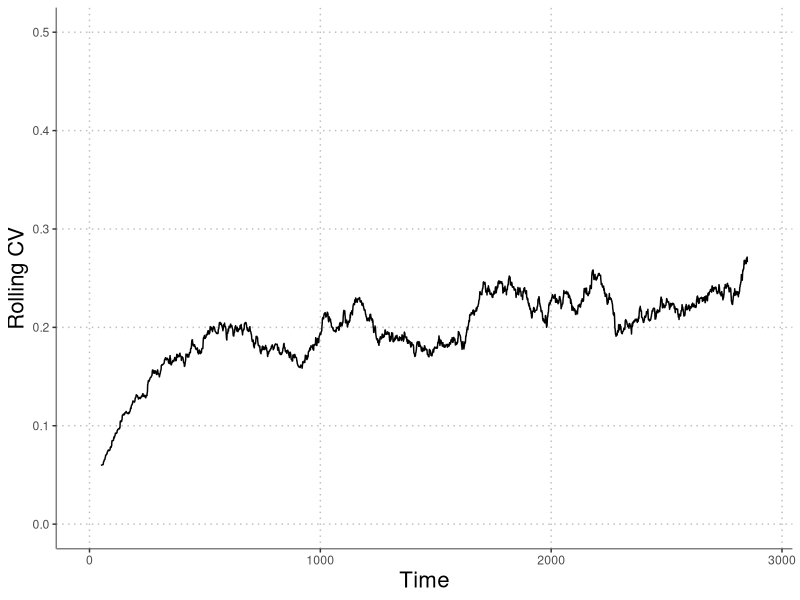

Here is the R script that generated this plot: (Note: this script raises an error after producing the figure.)
#########################################################################
##  test_runs.R: does quick simulations of the four species model to   ##
##  test parameter combinations                                        ##
#########################################################################

rm(list=ls())                    # Erase the memory
library('mvtnorm')

####
####  THE MODEL FUNCTION -------------------------------------------
####
simulate_model <- function(seasons, days_to_track, Rmu, 
                           Rsd_annual, sigE, rho, 
                           alpha1, alpha2, alpha3, alpha4,
                           beta1, beta2, beta3, beta4,
                           eta1, eta2, eta3, eta4,
                           theta1, theta2, theta3, theta4,
                           nu, r1, r2, r3, r4,
                           a1, a2, a3, a4,
                           b1, b2, b3, b4,
                           eps1, eps2, eps3, eps4,
                           D1, D2, D3, D4,
                           N1, N2, N3, N4, R, gVec) {
  
  require('deSolve') # for solving continuous differential equations
  require('mvtnorm') # for multivariate normal distribution functions
  
  ##  Assign parameter values to appropriate lists
  DNR <- c(D=c(D1,D2,D3,D4),   # initial dormant state abundance
           N=c(N1,N2,N3,N4),    # initial live state abundance
           R=R)                 # initial resource level
  
  parms <- list (
    r = c(r1,r2,r3,r4),          # max growth rate for each species
    a = c(a1,a2,a3,a4),          # rate parameter for Hill function 
    b = c(b1,b2,b3,b4),          # shape parameter for Hill function
    eps = c(eps1,eps2,eps3,eps4) # resource-to-biomass efficiency
  )
  
  
  ####
  ####  Sub-Model functions
  ####
  ## Continuous model
  updateNR <- function(t, NR, parms){
    with(as.list(c(NR, parms)), {
      dN1dt = N1*eps[1]*(uptake_R(r[1], R, a[1], b[1]))
      dN2dt = N2*eps[2]*(uptake_R(r[2], R, a[2], b[2]))
      dN3dt = N3*eps[3]*(uptake_R(r[3], R, a[3], b[3]))
      dN4dt = N4*eps[4]*(uptake_R(r[4], R, a[4], b[4]))
      dRdt = -1 * (dN1dt/eps[1] + dN2dt/eps[2] + dN3dt/eps[3] + dN4dt/eps[4])
      list(c(dN1dt, dN2dt, dN3dt, dN4dt, dRdt)) #output
    })
  } # end continuous function
  
  ## Discrete model
  update_DNR <- function(t, DNR, gammas,
                         alpha1, alpha2, alpha3, alpha4,
                         eta1, eta2, eta3, eta4,
                         beta1, beta2, beta3, beta4,
                         theta1, theta2, theta3, theta4, nu) {
    with (as.list(DNR),{
      g1 <- gammas[1]
      g2 <- gammas[2]
      g3 <- gammas[3]
      g4 <- gammas[4]
      D1new <- alpha1*N1 + D1*(1-g1)*(1-eta1)
      D2new <- alpha2*N2 + D2*(1-g2)*(1-eta2)
      D3new <- alpha3*N3 + D3*(1-g3)*(1-eta3)
      D4new <- alpha4*N4 + D4*(1-g4)*(1-eta4)
      N1new <- beta1*(1-alpha1)*N1 + g1*(D1+(alpha1*N1))*(1-eta1)
      N2new <- beta2*(1-alpha2)*N2 + g2*(D2+(alpha2*N2))*(1-eta2)
      N3new <- beta3*(1-alpha3)*N3 + g3*(D3+(alpha3*N3))*(1-eta3)
      N4new <- beta4*(1-alpha4)*N4 + g4*(D4+(alpha4*N4))*(1-eta4)
      Rnew <- theta1*(1-alpha1)*N1 + theta2*(1-alpha2)*N2 + theta3*(1-alpha3)*N3 + theta4*(1-alpha4)*N4 + nu*R + Rvector[t]
      return(c(D1new, D2new, D3new, D4new, N1new, N2new, N3new, N4new, Rnew))
    })
  }
  
  ##  Resource uptake function (Hill function)
  uptake_R <- function(r, R, a, b) {
    return((r*R^a) / (b^a + R^a))
  }
  
  
  
  ####
  #### Simulate model -----------------------------------------------------
  ####
  days <- c(1:days_to_track)
  
  # Get "germination" fractions for each year
  num_spp <- length(parms$r)
  
  
  
  # Loop over seasons
  nmsDNR <- names(DNR)
  dormants <- grep("D", names(DNR))
  NR <- DNR[-dormants] 
  nmsNR <- names(NR)
  Rvector <- rlnorm(seasons, Rmu, Rsd_annual)
  saved_outs <- matrix(ncol=length(DNR), nrow=seasons+1)
  saved_outs[1,] <- DNR 
  
  for(season_now in 1:seasons) {
    output <- ode(y = NR, times=days,
                  func = updateNR, parms = parms)
    NR <- output[nrow(output),nmsNR]
    dormants <- grep("D", names(DNR))
    DNR <- c(DNR[dormants], NR)
    saved_outs[season_now+1,] <- DNR
    names(DNR) <- nmsDNR
    DNR <- update_DNR(season_now, DNR, gVec[season_now,],
                      alpha1 = alpha1, alpha2 = alpha2, alpha3 = alpha3, alpha4 = alpha4,
                      eta1 = eta1, eta2 = eta2, eta3 = eta3, eta4 = eta4,
                      beta1 = beta1, beta2 = beta2, beta3 = beta3, beta4 = beta4,
                      theta1 = theta1, theta2 = theta2, theta3 = theta3, theta4 = theta4,
                      nu=nu)
    names(DNR) <- nmsDNR
    NR <- DNR[-dormants]
    names(NR) <- nmsNR
  } # next season
  
  return(saved_outs)
  
} #end simulation function



####
####  SIMULATE THE MODEL --------------------------------------------
####
set.seed(123456789) # Set seed to reproduce random results

## Define vectors of parameters to vary
# Initial conditions

DNR <- rbind(c(D=c(25,0.1,0.1,0.1),N=c(25,0.1,0.1,0.1),R=20)) # open community


sig_e_vec <- c(rep(0,100),seq(0,2.5,length.out = 3000))
timesim <- length(sig_e_vec)
getG <- function(sigE, rho, nTime, num_spp) {
  varcov <- matrix(rep(rho*sigE,num_spp*2), num_spp, num_spp)
  diag(varcov) <- sigE
  if(sigE > 0) { varcov <- Matrix::nearPD(varcov)$mat } # coerce matrix to positive definite
  varcov <- as.matrix(varcov)
  e <- rmvnorm(n = nTime, mean = rep(0,num_spp), sigma = varcov)
  g <- exp(e) / (1+exp(e))
  return(g)
}
rho_sim <- 0
gVec <- matrix(nrow=timesim,ncol=4)
for(i in 1:timesim){
  gVec[i,] <- getG(sigE = sig_e_vec[i], rho = rho_sim, nTime = 1, num_spp = 4)
}



##  Define constant parameters in list
constant_parameters <- list (
  seasons = timesim,                  # number of seasons to simulate
  days_to_track = 20,              # number of days to simulate in odSolve
  Rmu = 3,                         # mean resource pulse (on log scale)
  Rsd_annual = 0.0,                # std dev of resource pulses (on log scale)
  # sigE = 0,                        # environmental cue variance
  rho = rho_sim,                         # environmental cue correlation between species
  alpha1 = 0.50,                   # live-to-dormant biomass fraction; spp1
  alpha2 = 0.494,                   # live-to-dormant biomass fraction; spp2
  alpha3 = 0.49,                   # live-to-dormant biomass fraction; spp3
  alpha4 = 0.483,                   # live-to-dormant biomass fraction; spp4
  beta1 = 0,                       # adult survivorship; spp1 (0 if annual, >0 if perennial)
  beta2 = 0,                       # adult survivorship; spp2 (0 if annual, >0 if perennial)
  beta3 = 0,                       # adult survivorship; spp3 (0 if annual, >0 if perennial)
  beta4 = 0,                       # adult survivorship; spp4 (0 if annual, >0 if perennial)
  eta1 = 0.1,                      # dormant mortality; spp1
  eta2 = 0.1,                      # dormant mortality; spp2
  eta3 = 0.1,                      # dormant mortality; spp3
  eta4 = 0.1,                      # dormant mortality; spp4
  theta1 = 0,                      # resource recycling fraction; spp1
  theta2 = 0,                      # resource recycling fraction; spp2
  theta3 = 0,                      # resource recycling fraction; spp3
  theta4 = 0,                      # resource recycling fraction; spp4
  nu = 0                           # resource carry-over fraction
)

# Growth function parameters
# grow_parameters <- list (
#   r = c(1,5,10,25),           # max growth rate for each species
#   a = c(2,5,10,25),           # rate parameter for Hill function 
#   b = c(2.5,20,30,45),   # shape parameter for Hill function
#   eps = c(0.5,0.5,0.5,0.5)  # resource-to-biomass efficiency
# )
grow_parameters <- list (
  r = c(1,1,1,1),           # max growth rate for each species
  a = c(2,2,2,2),           # rate parameter for Hill function 
  b = c(2.5,2.5,2.5,2.5),   # shape parameter for Hill function
  eps = c(0.5,0.5,0.5,0.5)  # resource-to-biomass efficiency
)

# Make on long vector of named parameters
constant_param_vec <- c(unlist(constant_parameters), unlist(grow_parameters))
parameters <- c(constant_param_vec, DNR)
names(parameters)[39:47] <- colnames(DNR)
outs <- do.call(simulate_model,c(list(gVec=gVec),parameters)) 


# Look at the time-series
# total_biomass <- rowSums(outs[101:3000,5:8])
# par(mfrow=c(1,1), mgp=c(2.2,0.45,0), tcl=-0.4, mar=c(3.3,3.6,1.1,1.1), las=1)
# matplot(outs[101:3000,5:8], type="l", xlab="Growing Season", ylab="Biomass",  col = c("red","green","blue","orange"))
# lines(1:2900,total_biomass, type="l", ylim=c(0,max(total_biomass)), lwd=3)




####
####  PLOTS FOR INFOGRAPHIC
####
library(ggplot2)
library(reshape2)
library(viridis)
library(ggthemes)
library(zoo)

dosim <- as.data.frame(outs[101:3000,5:8])
colnames(dosim) <- c("Species 1","Species 2","Species 3","Species 4")
dosim$total <- rowSums(dosim)
colnames(dosim)[5] <- "Total Biomass"
dosim$iteration <- 1:2900
dosim_long <- melt(dosim, id.vars = "iteration")

mycv <- function(x) {sd(x) / mean(x)}
rolling_cv <- data.frame(cv = rollapply(dosim$`Total Biomass`, width=100, FUN=mycv, fill=NA),
                         iteration = 1:2900)
ggplot(rolling_cv, aes(x=iteration, y=cv))+
  geom_line()+
  ylab("Rolling CV")+
  xlab("Time")+
  scale_y_continuous(limits=c(0,0.5))+
  theme(panel.grid.major = element_line(colour = "grey", linetype = "dotted"),
        panel.grid.minor = element_line(colour = "white", linetype = "dotted"),
        panel.background = element_rect("white"),
        axis.line.x = element_line("grey50"),
        axis.line.y = element_line("grey50"),
        axis.title = element_text(size=16))
ggsave(paste0("../manuscript/components/open_community_infographic_cv.png"), width = 3, height = 3, units = "in", dpi = 72)
  
mycols <- c("#890584","#b1cb3d","#12205b","#0085dc", rgb(52, 0, 66, maxColorValue = 255))
mycols <- c("orange","blue","red", "green", "grey25")
ggplot(dosim_long, aes(x=iteration, y=value, color=variable))+
      geom_line()+
  scale_color_manual(values=mycols)+
      # scale_color_viridis(discrete=TRUE, direction = -1, end = 0.9, name="")+
  # scale_alpha_manual(values = c(0.5,0.5,0.5,0.5,1))+
      xlab("Time")+
      ylab("Biomass")+
  scale_y_continuous(limits=c(0,50))+
      theme(panel.grid.major = element_line(colour = "grey", linetype = "dotted"),
            panel.grid.minor = element_line(colour = "white", linetype = "dotted"),
            panel.background = element_rect("white"),
            axis.line.x = element_line("white"),
            axis.line.y = element_line("white"),
            axis.title = element_text(size=16))+
    guides(color=FALSE, alpha=FALSE)
ggsave(paste0("../manuscript/components/open_community_infographic.png"), width = 8, height = 3, units = "in", dpi = 72)




####
####  CLOSED COMMUNITY SIMULATION
####
DNR <- rbind(c(D=c(1,0,0,0),N=c(1,0,0,0),R=20)) # closed community
parameters <- c(constant_param_vec, DNR)
names(parameters)[39:47] <- colnames(DNR)
outs_close <- do.call(simulate_model,c(list(gVec=gVec),parameters)) 
dosim_close <- as.data.frame(outs_close[101:3000,5:8])
colnames(dosim_close) <- c("Species 1","Species 2","Species 3","Species 4")
dosim_close$total <- rowSums(dosim_close)
colnames(dosim_close)[5] <- "Total Biomass"
dosim_close$iteration <- 1:2900
dosim_long_close <- melt(dosim_close, id.vars = "iteration")

ggplot(dosim_long_close, aes(x=iteration, y=value, color=variable))+
  geom_line()+
  scale_color_manual(values=mycols)+
  # scale_color_viridis(discrete=TRUE, direction = -1, end = 0.9, name="")+
  # scale_alpha_manual(values = c(0.5,0.5,0.5,0.5,1))+
  xlab("Time")+
  ylab("Biomass")+
  scale_y_continuous(limits=c(0,50))+
  theme(panel.grid.major = element_line(colour = "grey", linetype = "dotted"),
        panel.grid.minor = element_line(colour = "white", linetype = "dotted"),
        panel.background = element_rect("white"),
        axis.line.x = element_line("white"),
        axis.line.y = element_line("white"),
        axis.title = element_text(size=16))+
  guides(color=FALSE, alpha=FALSE)
ggsave(paste0("../manuscript/components/closed_community_infographic.png"), width = 8, height = 3, units = "in", dpi = 72)

rolling_cv_close <- data.frame(cv = rollapply(dosim_close$`Total Biomass`, width=100, FUN=mycv, fill=NA),
                         iteration = 1:2900)

ggplot(rolling_cv_close, aes(x=iteration, y=cv))+
  geom_line()+
  ylab("Rolling CV")+
  xlab("Time")+
  scale_y_continuous(limits=c(0,0.5))+
  theme(panel.grid.major = element_line(colour = "grey", linetype = "dotted"),
        panel.grid.minor = element_line(colour = "white", linetype = "dotted"),
        panel.background = element_rect("white"),
        axis.line.x = element_line("grey50"),
        axis.line.y = element_line("grey50"),
        axis.title = element_text(size=16))
ggsave(paste0("../manuscript/components/closed_community_infographic_cv.png"), width = 3, height = 3, units = "in", dpi = 72)



sd(dosim_close$`Total Biomass`) / mean(dosim_close$`Total Biomass`)
sd(dosim$`Total Biomass`) / mean(dosim$`Total Biomass`)

plot(dosim$`Total Biomass`, dosim_close$`Total Biomass`)


# 
# sig_df <- data.frame(iteration=1:2900, sig=sig_e_vec[101:3000])
# ggplot(sig_df, aes(x=iteration, y=sig))+
#   geom_line()+
#   xlab("Time")+
#   ylab("Environmental\nvariance")+
#   theme(panel.grid.major = element_line(colour = "grey", linetype = "dotted"),
#         panel.grid.minor = element_line(colour = "white", linetype = "dotted"),
#         panel.background = element_rect("white"),
#         axis.line.x = element_line("white"),
#         axis.line.y = element_line("white"),
#         axis.title = element_text(size=16))


# 
# for(i in 1:length(outs)){
#   dosim <- as.data.frame(outs[[i]][4501:5000,5:8])
#   colnames(dosim) <- c("Species 1","Species 2","Species 3","Species 4")
#   dosim$total <- rowSums(dosim)
#   colnames(dosim)[5] <- "Total Biomass"
#   dosim$iteration <- 1:500
#   dosim_long <- melt(dosim, id.vars = "iteration")
#   cv <- round(sd(dosim$`Total Biomass`) / mean(dosim$`Total Biomass`),2)
#   # title <- bquote("CV =" ~ .(cv) ~ "and" ~ sigma[E] ~ "=" ~ .(sig_e_vec[i]))
#   title <- paste("CV =", cv)
#   
#   ggplot(dosim_long, aes(x=iteration, y=value, color=variable))+
#     geom_line()+
#     scale_color_viridis(discrete=TRUE, direction = -1, end = 0.9, name="")+
#     xlab("Time")+
#     ylab("Biomass")+
#     theme(panel.grid.major = element_line(colour = "grey", linetype = "dotted"),
#           panel.grid.minor = element_line(colour = "white", linetype = "dotted"),
#           panel.background = element_rect("white"),
#           axis.line.x = element_line("white"),
#           axis.line.y = element_line("white"),
#           axis.title = element_text(size=16))+
#     ggtitle(title)+
#     guides(color=FALSE)
#   ggsave(paste0("/Users/atredenn/Desktop/var_",i,"_ts.png"), width = 4, height = 2, units = "in", dpi = 72)
#   
# }
# 
